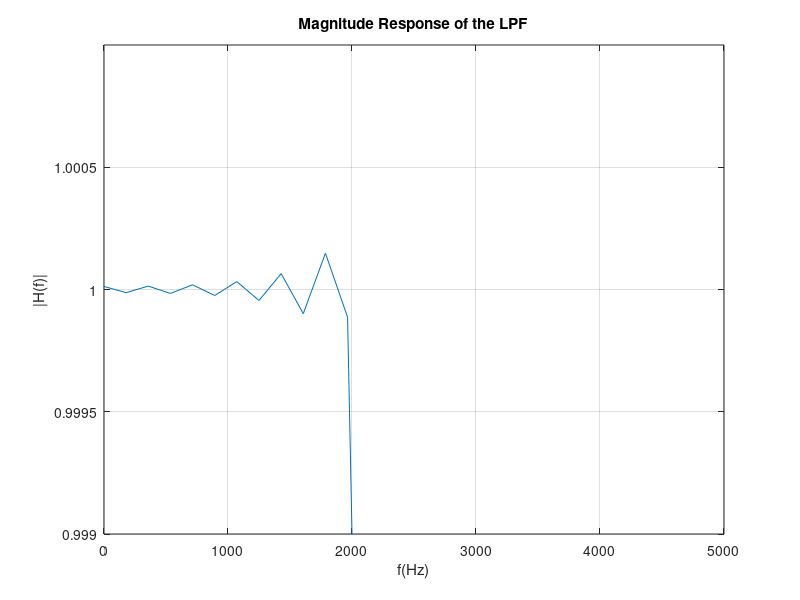

Here is the MATLAB script that generated this plot:
clc; close all; clear all; 
M=28;N=2*M+1;                
tw=1000;Fs=10000;   
f=2000+tw/2; % fp(ideal) 
Ts=1/Fs;n=-M:M; 
% w=window(@hamming,N); % Hamming window 
w=window(@blackman,N); 
%w=window(@rectwin,N); 
wp=2*pi*f; 
h = zeros(1, N); 
h=sin(wp.*n.*Ts)./(n*pi); 
h(round(length(h)/2)) = wp*Ts/pi;     
hn=w'.*h;   
%Impulse response 
  
Np=20480; 
Y=abs(fft(hn,N)); 
 
f=0:Fs/(N-1):Fs; 
figure; 
plot(f,Y);title('Magnitude Response of the LPF') 
axis([0 Fs/2,0.999 1.001]);
xlabel('f(Hz)');
ylabel('|H(f)|');
grid on
